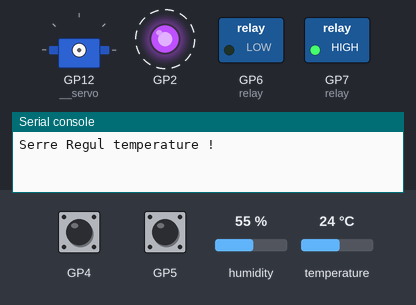
Bench run of a program on a simulated Raspberry Pi Pico running MicroPython. On the bench: servo, switched loads named in the program (green lamp = pin HIGH), output pins drawn as LEDs (lit = HIGH), the last lines printed to the serial console. Wiring (from the project's diagram.json): purple LED on GP2, green button on GP4, relay on GP6, relay on GP7, servo on GP12, DHT22 sensor on GP22. Dashed ring = blinking. Inputs (shaded band) come from the test bench; at power-on: temperature 24 °C, GP4 HIGH, GP5 HIGH, humidity 55 %. Servo angles are drawn from the pulse width (0.5 ms = 0°, 2.5 ms = 180°).

Above: at 1.2 s.
1.3 s: temperature set to 22.8 °C
7.6 s: temperature set to 21.7 °C
At 9.9 s:
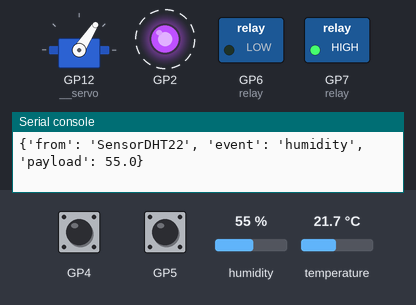
11.1 s: temperature set to 18.5 °C
14.6 s: temperature set to 17.1 °C
At 19.9 s:
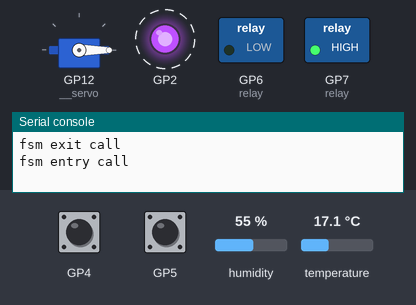
26.1 s: temperature set to 33 °C
At 29.9 s:
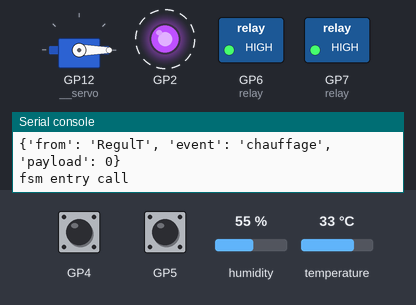
Timing chart, 0 to 35.6 s (numbered marks = the images above; inputs shaded):
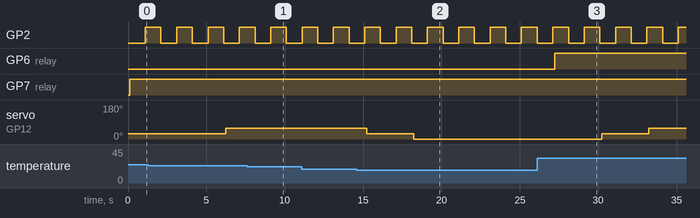

The program:

main.py
```python
import time
time.sleep(0.1) # Wait for USB to become ready

print("Serre Regul temperature !")

import shared
from ihm_led import IhmLed
from sensor_dht22 import SensorDHT22
from regulation_thermique import RegulationThermique
from ventilateur import Ventilateur
from chauffage import Chauffage
from cli import Cli
from bouton import Bouton

## IHM
# demarre la led de vie sur la bonne broche
ihm_led = IhmLed(2)

## capteurs
# demarre la mesure
temperature_sensor = SensorDHT22(22)

## actionneur
# demarre le ventilateur
act_ventilateur = Ventilateur(7)
# demarre le chauffage
act_chauffage = Chauffage(6)

## regulation
# demarre la régulation thermique
regulation_thermique = RegulationThermique()

## boutons
bp1 = Bouton(4,"bp1")
bp2 = Bouton(5,"bp2")

## debug cli
debug_cli = Cli()
```

shared.py
```python
# shared.py

# convention des messages pour le projet:
# utilisation d'un dictionnaire contenant:
# "from": string contenant le nom du module d'origine
# "event" : string contenant un nom d'évènement
# "payload" : forme libre contenant des informations complémentaire pour l'évènement si nécessaire

class EventManager:
    def __init__(self):
        self.__callback_list = list()

    def publish(self, message):
        for cb in self.__callback_list:
            cb(message)

    def subscribe(self, fonction_callback):
        if fonction_callback not in self.__callback_list:
            self.__callback_list.append(fonction_callback)

# Instanciation globale
event_manager = EventManager()
```

ihm_led.py
```python
from machine import Pin, Timer

class IhmLed:
    def __init__(self, io):
        # instancie une broche
        self.__led = Pin(io, Pin.OUT)
        # éteint la led
        self.__led.value(0)
        # démarre un timer périodique pour la led de vie
        self.__tick_timer = Timer()
        self.__tick_timer.init(mode=Timer.PERIODIC, period=1000, callback=self.__tick)

    def __tick(self, timer):
        # clignotement de vie
        self.__led.toggle()
```

sensor_dht22.py
```python
from machine import Pin, Timer
from shared import event_manager
import dht

class SensorDHT22:
    def __init__(self, io):
        # instancie un DHT22
        self.__dht = dht.DHT22(Pin(io, Pin.OUT))
        # démarre un timer périodique pour prendre la mesure
        self.__tick_timer = Timer()
        self.__tick_timer.init(mode=Timer.PERIODIC, period=3000, callback=self.__tick)

    def __tick(self, timer):
        # effectue une mesure
        try:
            self.__dht.measure()
            temperature = self.__dht.temperature()  # en °C
            event_manager.publish({"from":"SensorDHT22", "event":"temperature", "payload":temperature})
            humidity = self.__dht.humidity()        # en %
            event_manager.publish({"from":"SensorDHT22", "event":"humidity", "payload":humidity})
            #print("Température: {:.1f}°C".format(temperature))
            #print("Humidité: {:.1f}%".format(humidity))
        except OSError as e:
            print("Erreur de lecture du capteur DHT22:", e)
```

regulation_thermique.py
```python
from shared import event_manager
from machine import Pin
from fsm_core import FsmCore
from servomoteur import Servo

# une machine d'état est définie comme suit:
# une liste d'état, chaque état est un dictionnaire de la forme:
# {"etat":"nom_de_l_etat", "entry":fonction_d_entree, "exit":fonction_de_sortie, "events":liste_d_evenement}
# liste_d_evenement : un évenement est un dictionnaire de la forme:
# {"event":"nom_de_l_evenement", "transition":fonction_de_transition, "etat_suivant":"nom_du_nouvel_etat"}

class RegulationThermique:
    def __init__(self):
        # servo moteur
        self.__servo = Servo(12)
        # souscrit aux évènements
        event_manager.subscribe(self.__event_callback)
        # variables de régulation
        self.__consigne = 20 # °C
        self.__delta_inférieur = 2 # °C
        self.__delta_superieur = 2 # °C
        # définition de la fsm
        self.__fsm_def = [{"etat":"IDLE", "entry":None, "exit":None, "events":[
                            {"event":"trop_froid", "transition":None, "etat_suivant":"CHAUFFAGE"},
                            {"event":"trop_chaud", "transition":None, "etat_suivant":"OUVERT"}]
                        },
                        {"etat":"CHAUFFAGE", "entry":self.__state_CHAUFFAGE_entry, "exit":self.__state_CHAUFFAGE_exit, "events":[
                            {"event":"trop_chaud", "transition":None, "etat_suivant":"IDLE"}]
                        },
                        {"etat":"OUVERT", "entry":self.__state_OUVERT_entry, "exit":None, "events":[
                            {"event":"encore_trop_froid", "transition":None, "etat_suivant":"IDLE"},
                            {"event":"trop_froid", "transition":self.__state_OUVERT_trop_froid, "etat_suivant":"OUVERT"},
                            {"event":"trop_chaud", "transition":self.__state_OUVERT_trop_chaud, "etat_suivant":"OUVERT"},
                            {"event":"encore_trop_chaud", "transition":None, "etat_suivant":"VENTILATION"}]
                        },
                        {"etat":"VENTILATION", "entry":self.__state_VENTILATION_entry, "exit":self.__state_VENTILATION_exit, "events":[
                            {"event":"trop_froid", "transition":None, "etat_suivant":"OUVERT"}]
                        }
                    ]
        # instancie la fsm
        self.__fsm = FsmCore(self.__fsm_def, "IDLE")

    def __event_callback(self, message):
        #print(f"receive message : {message}")
        # securité, on s'assure que la clé qui nous intéresse existe dans le message
        if "event" in message:
            if "temperature" == message["event"]:
                new_temperature = message["payload"]
                #print("Température: {:.1f}°C".format(new_temperature))
                #print("Consigne: {:.1f}°C".format(self.__consigne))
                self.__process_temperature(new_temperature)
            elif "servo_maximum" == message["event"]:
                #print("servo_maximum")
                self.__fsm.process("encore_trop_chaud")
            elif "servo_minimum" == message["event"]:
                self.__fsm.process("encore_trop_froid")


    def __process_temperature( self, i_temperature ):
        fsm_event = None
        # hysteresis basique
        # TODO ajouter une moyenne glissante et prendre en compte que tout les x echantillons
        if i_temperature > (self.__consigne+self.__delta_superieur):
            # on doit refroidir
            fsm_event = "trop_chaud"
        elif i_temperature < (self.__consigne-self.__delta_inférieur):
            # on doit chauffer
            fsm_event = "trop_froid"

        # si il y a un evenement, appeler la fsm
        if fsm_event:
            # TODO pour ne pas ralentir le programme il faudrait lancer un timer one shot
            #print(f"etat courant {self.__current_state}, evenement {fsm_event}")
            self.__fsm.process(fsm_event)
            #print(f"nouvel etat {self.__current_state}")

    def __state_CHAUFFAGE_entry(self):
        # on allume le chauffage
        #print(f"__state_CHAUFFAGE_entry")
        event_manager.publish({"from":"RegulT", "event":"chauffage", "payload":100})

    def __state_CHAUFFAGE_exit(self):
        # on eteint le chauffage
        #print(f"__state_CHAUFFAGE_exit")
        event_manager.publish({"from":"RegulT", "event":"chauffage", "payload":0})

    def __state_OUVERT_entry(self):
        # on ouvre de 30°
        #print(f"__state_OUVERT_entry")
        self.__servo.move(30)

    def __state_OUVERT_trop_chaud(self):
        # on ouvre de 30 de plus
        self.__servo.increment(30)

    def __state_OUVERT_trop_froid(self):
        # on ferme de 30 de moins
        self.__servo.decrement(30)

    def __state_VENTILATION_entry(self):
        # on allume le ventilateur
        #print(f"__state_VENTILATION_entry")
        event_manager.publish({"from":"RegulT", "event":"ventilation", "payload":100})

    def __state_VENTILATION_exit(self):
        # on eteint le ventilateur
        #print(f"__state_VENTILATION_exit")
        event_manager.publish({"from":"RegulT", "event":"ventilation", "payload":0})
```

ventilateur.py
```python
from shared import event_manager
from machine import Pin

class Ventilateur:
    def __init__(self, io):
        # instancie l'io du ventilateur
        self.__ventilateur = Pin(io, Pin.OUT)
        # arrête le ventilateur
        self.__ventilateur.value(1)
        # souscrit aux évènements
        event_manager.subscribe(self.__event_callback)

    def __event_callback(self, message):
        if "event" in message:
            if "ventilation" == message["event"]:
                if 0 == message["payload"]:
                    self.__ventilateur.value(0)
                    event_manager.publish({"from":"Ventilateur", "event":"etat_ventilateur", "payload":0})
                else :
                    self.__ventilateur.value(1)
                    event_manager.publish({"from":"Ventilateur", "event":"etat_ventilateur", "payload":100})
```

chauffage.py
```python
from shared import event_manager
from machine import Pin

class Chauffage:
    def __init__(self, io):
        # instancie l'io du ventilateur
        self.__chauffage = Pin(io, Pin.OUT)
        # arrête le ventilateur
        self.__chauffage.value(0)
        # souscrit aux évènements
        event_manager.subscribe(self.__event_callback)

    def __event_callback(self, message):
        if "event" in message:
            if "chauffage" == message["event"]:
                if 0 == message["payload"]:
                    self.__chauffage.value(1)
                    event_manager.publish({"from":"Chauffage", "event":"etat_chauffage", "payload":0})
                else :
                    self.__chauffage.value(0)
                    event_manager.publish({"from":"Chauffage", "event":"etat_chauffage", "payload":100})
```

cli.py
```python
from shared import event_manager

class Cli:
    def __init__(self):
        # souscrit aux évènements
        event_manager.subscribe(self.__event_callback)

    def __event_callback(self, message):
        if "event" in message:
            print(message)
```

bouton.py
```python
from machine import Pin, Timer
from shared import event_manager


class Bouton:
    def __init__(self, io, nom):
        # instancie la pin
        self.__pin = Pin(io, Pin.IN, Pin.PULL_UP)
        # sauvegarde le nom du bouton
        self.__name = nom
        # démarre un timer périodique
        self.__tick_timer = Timer()
        self.__tick_timer.init(mode=Timer.PERIODIC, period=20, callback=self.__tick)
        # lit l'état actuel
        self.__old_state = self.__pin.value()

    def __tick(self, timer):
        # lire l'etat du bouton
        c_state = self.__pin.value()
        if c_state != self.__old_state:
            # changement d'état
            self.__old_state = c_state
            if 0 == c_state:
                event_manager.publish({"from":"bouton", "event":f"{self.__name}_PRESS", "payload":None})
            else:
                event_manager.publish({"from":"bouton", "event":f"{self.__name}_RELEASE", "payload":None})
```

fsm_core.py
```python
from machine import Timer

# une machine d'état est définie comme suit:
# une liste d'état, chaque état est un dictionnaire de la forme:
# {"etat":"nom_de_l_etat", "entry":fonction_d_entree, "exit":fonction_de_sortie, "events":liste_d_evenement}
# liste_d_evenement : un évenement est un dictionnaire de la forme:
# {"event":"nom_de_l_evenement", "transition":fonction_de_transition, "etat_suivant":"nom_du_nouvel_etat"}


class FsmCore:
    def __init__(self, fsm_def, starting_state):
        # sauvegarde les paramètres
        self.__fsm = fsm_def
        self.__current_state = starting_state
        # définit un timer
        self.__timer = None
        # définit une liste d'event à traiter
        self.__events = list()
        #Timer()
        #self.__tick_timer.init(mode=Timer.PERIODIC, period=3000, callback=self.__tick)

    def process(self, event):
        self.__events.append(event)
        if None == self.__timer:
            self.__timer=Timer()
            self.__timer.init(mode=Timer.ONE_SHOT, period=100, callback=self.__tick)

    def __tick(self, timer):
        if self.__events :
            event = self.__events.pop(0)
            # assume que les paramètres d'entrée sont valide !
            next_state = self.__current_state
            # cherche la définition de l'état
            for state in self.__fsm:
                if state["etat"] == self.__current_state:
                    #print(f"etat trouve {state}")
                    # recherche l'evenement est dans la liste
                    for evt in state["events"]:
                        if evt["event"] == event:
                            # définit le prochain état
                            next_state = evt["etat_suivant"]
                            # appel la fonction de sortie d'état si l'état change
                            if self.__current_state != next_state:
                                print("fsm exit call")
                                if state["exit"]:
                                    state["exit"]()
                            # l'évènement est connu, process it
                            if evt["transition"]:
                                evt["transition"]()
                            # appel la fonction d'entrée dans le nouvel état si l'état change
                            if self.__current_state != next_state:
                                print("fsm entry call")
                                for n_state in self.__fsm:
                                    if n_state["etat"] == next_state:
                                        if n_state["entry"]:
                                            n_state["entry"]()
                                        break
                            break
                    break

            self.__current_state = next_state
            if self.__events :
                self.__timer.init(mode=Timer.ONE_SHOT, period=100, callback=self.__tick)
            else:
                self.__timer.deinit()
                self.__timer = None
```

servomoteur.py
```python
from machine import Pin, PWM
from shared import event_manager

class Servo:

    def __init__(self, pin):
        self.__servo_pwm_freq = 50
        self.__min_u16_duty = 1640 - 2 # offset for correction
        self.__max_u16_duty = 7864 - 0  # offset for correction
        self.min_angle = 0
        self.max_angle = 180
        self.current_angle = 0.001
        self.__initialise(pin)


    def update_settings(self, servo_pwm_freq, min_u16_duty, max_u16_duty, min_angle, max_angle, pin):
        self.__servo_pwm_freq = servo_pwm_freq
        self.__min_u16_duty = min_u16_duty
        self.__max_u16_duty = max_u16_duty
        self.min_angle = min_angle
        self.max_angle = max_angle
        self.__initialise(pin)

    def get_current_angle(self):
        return self.current_angle

    def get_min_angle(self):
        return self.min_angle

    def get_max_angle(self):
        return self.max_angle

    def move(self, angle):
        # round to 2 decimal places, so we have a chance of reducing unwanted servo adjustments
        angle = round(angle, 2)
        # do we need to move?
        if angle == self.current_angle:
            return
        self.current_angle = angle
        # calculate the new duty cycle and move the motor
        duty_u16 = self.__angle_to_u16_duty(angle)
        self.__motor.duty_u16(duty_u16)

    def increment(self, angle):
        if (self.current_angle+angle) >= self.max_angle:
            self.move(self.max_angle)
            # emet un evenement max atteint
            event_manager.publish({"from":"Servo", "event":"servo_maximum", "payload":self.max_angle})
        else:
            self.move(self.current_angle+angle)

    def decrement(self, angle):
        if (self.current_angle-angle) <= self.min_angle:
            self.move(self.min_angle)
            # emet un evenement max atteint
            event_manager.publish({"from":"Servo", "event":"servo_minimum", "payload":self.min_angle})
        else:
            self.move(self.current_angle-angle)

    def __angle_to_u16_duty(self, angle):
        return int((angle - self.min_angle) * self.__angle_conversion_factor) + self.__min_u16_duty


    def __initialise(self, pin):
        self.current_angle = -0.001
        self.__angle_conversion_factor = (self.__max_u16_duty - self.__min_u16_duty) / (self.max_angle - self.min_angle)
        self.__motor = PWM(Pin(pin))
        self.__motor.freq(self.__servo_pwm_freq)
```

Measured:
- the behaviour switches between 22.1 and 22 °C on temperature (found by bisection; images 0 and 1)
- the behaviour switches between 18 and 17.9 °C on temperature (found by bisection; images 1 and 2)
- after the input at 7.6 s, servo on GP12 (__servo): stays 57° (without the input it goes to 85° after 1.6 s)
- after the input at 14.6 s, servo on GP12 (__servo): 57° → 28° after 0.63 s, → 0° 3.0 s later
- after the input at 26.1 s, GP6 (relay): LOW → HIGH after 1.1 s; servo on GP12 (__servo): 0° → 28° after 4.1 s, → 57° 3.0 s later
- by itself, GP2: alternates HIGH for 1.0 s and LOW for 1.0 s
